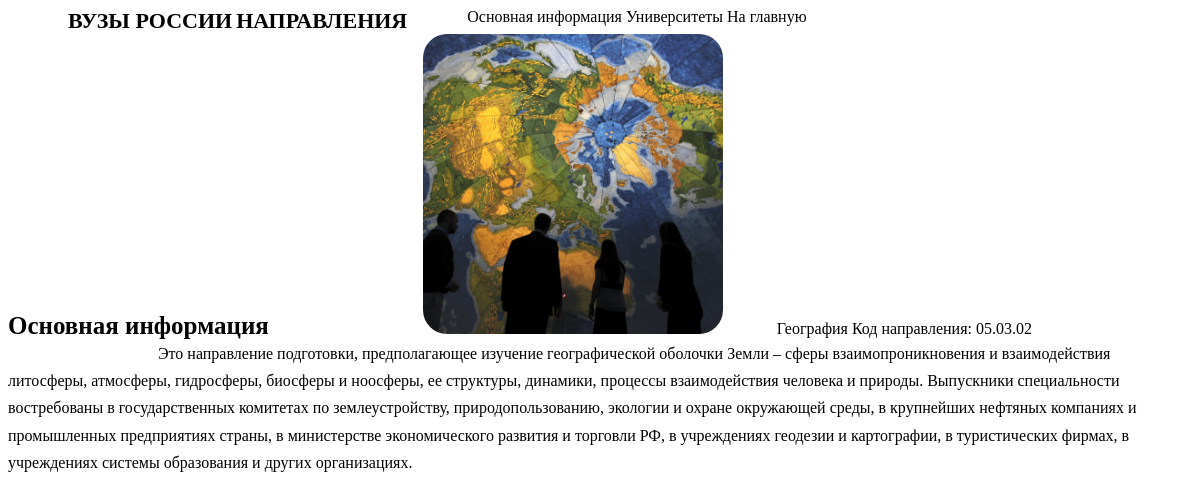
The page /specialties/4 on the database its author committed.
### data/specialties.py (models this page shows)
class Specialties(SqlAlchemyBase, SerializerMixin):
    __tablename__ = 'specialties'
    id = sqlalchemy.Column(sqlalchemy.Integer, unique=True,
                           primary_key=True, autoincrement=True)
    name = sqlalchemy.Column(sqlalchemy.Text, nullable=False)
    description = sqlalchemy.Column(sqlalchemy.Text, nullable=False)
    image = sqlalchemy.Column(sqlalchemy.Text, nullable=False)
    code = sqlalchemy.Column(sqlalchemy.VARCHAR, nullable=False)
    universities = orm.relation("Universities_Specialties", back_populates='specialties')

### main.py (the view)
@app.route("/specialties/<int:specialty_id>")
def specialty(specialty_id):
    abort_if_specialty_not_found(specialty_id)
    db_sess = db_session.create_session()
    specialty = db_sess.query(Specialties).get(specialty_id)
    return render_template('specialty.html', specialty=specialty)

### data/db_session.py (called while the page is built)
def create_session() -> Session:
    global __factory
    return __factory()

### main.py (called while the page is built)
def abort_if_specialty_not_found(specialty_id):
    session = db_session.create_session()
    specialty = session.query(Specialties).get(specialty_id)
    if not specialty:
        abort(404, message=f"Specialty {specialty_id} not found")

### templates/specialty.html (shortened to what this page needs)
<!DOCTYPE html>
<html lang="ru">
<head>
    <link rel="stylesheet" href="{{ url_for('static', filename='css/variables.css') }}"/>
    <link rel="stylesheet" href="{{ url_for('static', filename='css/dark_style.css') }}"/>
    <link rel="stylesheet" href="{{ url_for('static', filename='css/cards_style.css') }}"/>
    <link rel="stylesheet" href="{{ url_for('static', filename='css/header_style.css') }}"/>
    <link rel="stylesheet" href="https://cdn.jsdelivr.net/npm/@ionic/core/css/ionic.bundle.css"/>
    <link rel="stylesheet" href="{{ url_for('static', filename='css/university_specialty_style.css') }}"/>
</head>
<body>
    <ion-app mode="md">
        <ion-header>
            <ion-toolbar style="padding-top: 0;" class="header-toolbar">
                <ion-row class="ion-align-items-center toolbar">
                    <ion-col class="menu-col">
                        <ion-button color="medium" fill="clear" class="menu-item" href="/">ВУЗЫ РОССИИ</ion-button>
                        <ion-button fill="clear" class="menu-item" href="/specialties">НАПРАВЛЕНИЯ</ion-button>
                        <div class="burger">
                        </div>
                    </ion-col>
                </ion-row>
            </ion-toolbar>
        </ion-header>
        <ion-content>
            <ion-menu side="start" content-id="main-content" class="menu">
                <ion-content>
                  <ion-list class="menu-content">
                    <ion-item id="menu-item" name="info" class="ion-activatable">
                        <ion-label>Основная информация</ion-label>
                    </ion-item>
                    <ion-item id="menu-item" name="universities" class="ion-activatable">
                        <ion-label>Университеты</ion-label>
                    </ion-item>
                    <ion-item id="menu-item" name="back" class="ion-activatable">
                        <ion-label>На главную</ion-label>
                    </ion-item>
                  </ion-list>
                </ion-content>
            </ion-menu>
            <div id="info">
                <ion-title color="primary" class="subtitle bold">Основная информация</ion-title>
                <ion-card class="specialty-card main-info-card">
                    <ion-row>
                        <ion-col class="specialty-image-col specialty-image-col">
                            <img class="specialty-image" src="{{ url_for('static', filename='images/specialties/' + specialty.image) }}" alt=""/>
                        </ion-col>
                        <ion-col class="specialty-col" id="content">
                            <ion-card-header class="specialty-header">
                                <ion-card-title>{{ specialty.name }}</ion-card-title>
                                <ion-card-subtitle>Код направления: {{ specialty.code }}</ion-card-subtitle>
                            </ion-card-header>
                        </ion-col>
                    </ion-row>
                </ion-card>
                <ion-card class="specialty-card specialty-description-card main-description-card">
                    <ion-row>
                        <ion-col class="specialty-col specialty-desc-col" id="content">
                            <ion-card-content class="specialty-desc content-lg">{{ specialty.description }}</ion-card-content>
                        </ion-col>
                    </ion-row>
                </ion-card>
            </div>
        </ion-content>
    </ion-app>
</body>
</html>

### static/css/variables.css (style rules this page uses)
:root { --ion-color-primary: #000AFF; --ion-color-primary-rgb: 56, 128, 255; --ion-color-primary-contrast: #ffffff; --ion-color-primary-contrast-rgb: 255, 255, 255; --ion-color-primary-shade: #3171e0; --ion-color-primary-tint: #4c8dff; --ion-color-secondary: #3dc2ff; --ion-color-secondary-rgb: 61, 194, 255; --ion-color-secondary-contrast: #ffffff; --ion-color-secondary-contrast-rgb: 255, 255, 255; --ion-color-secondary-shade: #36abe0; --ion-color-secondary-tint: #50c8ff; --ion-color-tertiary: #5260ff; --ion-color-tertiary-rgb: 82, 96, 255; --ion-color-tertiary-contrast: #ffffff; --ion-color-tertiary-contrast-rgb: 255, 255, 255; --ion-color-tertiary-shade: #4854e0; --ion-color-tertiary-tint: #6370ff; --ion-color-success: #2dd36f; --ion-color-success-rgb: 45, 211, 111; --ion-color-success-contrast: #ffffff; --ion-color-success-contrast-rgb: 255, 255, 255; --ion-color-success-shade: #28ba62; --ion-color-success-tint: #42d77d; --ion-color-warning: #ffc409; --ion-color-warning-rgb: 255, 196, 9; --ion-color-warning-contrast: #000000; --ion-color-warning-contrast-rgb: 0, 0, 0; --ion-color-warning-shade: #e0ac08; --ion-color-warning-tint: #ffca22; --ion-color-danger: #eb445a; --ion-color-danger-rgb: 235, 68, 90; --ion-color-danger-contrast: #ffffff; --ion-color-danger-contrast-rgb: 255, 255, 255; --ion-color-danger-shade: #cf3c4f; --ion-color-danger-tint: #ed576b; --ion-color-dark: #222428; --ion-color-dark-rgb: 34, 36, 40; --ion-color-dark-contrast: #ffffff; --ion-color-dark-contrast-rgb: 255, 255, 255; --ion-color-dark-shade: #1e2023; --ion-color-dark-tint: #383a3e; --ion-color-medium: #92949c; --ion-color-medium-rgb: 146, 148, 156; --ion-color-medium-contrast: #ffffff; --ion-color-medium-contrast-rgb: 255, 255, 255; --ion-color-medium-shade: #808289; --ion-color-medium-tint: #9d9fa6; --ion-color-light: #f4f5f8; --ion-color-light-rgb: 244, 245, 248; --ion-color-light-contrast: #000000; --ion-color-light-contrast-rgb: 0, 0, 0; --ion-color-light-shade: #d7d8da; --ion-color-light-tint: #f5f6f9; }

### static/css/dark_style.css (style rules this page uses)
ion-item { --transition: none; }

### static/css/cards_style.css (style rules this page uses)
.subtitle { margin: 40px 40px 0; }
.bold { font-weight: bold; }
.content-lg { padding-bottom: 0; margin-bottom: 13px; }

### static/css/header_style.css (style rules this page uses)
.header-toolbar, .toolbar { height: 100px; }
.menu-col { text-align: center; padding: 0 60px; }
.menu-item { font-size: 22px; font-weight: bold; }

### static/css/university_specialty_style.css (style rules this page uses)
ion-title { text-align: center; font-size: 25px; }
#menu-item { cursor: pointer; }
.menu { position: fixed; }
.menu-content { padding-top: 108px; }
.university-description-card, .specialty-description-card { margin-top: 0 !important; }
.ion-activatable { position: relative; overflow: hidden; }
.burger { width: 48px; height: 48px; position: absolute; left: 0; top: 0; transform: translateY(3px); }
.subtitle { margin: 0 !important; margin-top: 40px !important; }
.bold { font-weight: bold; }
.university-card, .specialty-card { box-shadow: none; margin: 60px 120px 20px; }
.university-col, .university-image-col, .specialty-col, .specialty-image-col { padding: 0; margin: 0 0 0 30px; border-radius: 24px; }
.university-desc-col, .specialty-desc-col { padding-left: 0 !important; }
.university-col, .specialty-col { border: 0; padding-left: 10px; }
.university-image, .specialties-card-image, .specialty-image { height: 300px; width: 300px; object-fit: cover; }
.university-image, .specialty-image { border-radius: 24px; }
.university-image-col, .specialties-card-image-col, .specialty-image-col { height: 300px; width: 300px; flex: 0 0 300px; padding: 0; margin-right: 10px; }
.university-header, .specialties-card-header, .news-card-header, .specialty-header { padding-bottom: 0; }
.university-header, .specialty-header { transform: translateY(50%); height: 50% }
.university-desc, .specialties-card-desc, .news-card-desc, .specialty-desc { line-height: 1.7; margin-top: 8px; }
.university-desc, .specialty-desc { line-height: 1.7; margin-top: 8px; padding-left: 0; text-indent: 30px; text-align: justify; }
.content-lg { padding-bottom: 0; margin-bottom: 13px; }

### rows shown on the page
Specialties: image (picture), name "География", code "05.03.02", description "Это направление подготовки, предполагающее изучение географической оболочки Земли – сферы взаимопроникновения и взаимодействия литосферы, атмосферы, гидросферы, биосферы и ноосферы, ее структуры, динамики, процессы взаимодействия человека и природы. Выпускники специальности востребованы в государственных комитетах по землеустройству, природопользованию, экологии и охране окружающей среды, в крупнейших нефтяных компаниях и промышленных предприятиях страны, в министерстве экономического развития и торговли РФ, в учреждениях геодезии и картографии, в туристических фирмах, в учреждениях системы образования и других организациях."
